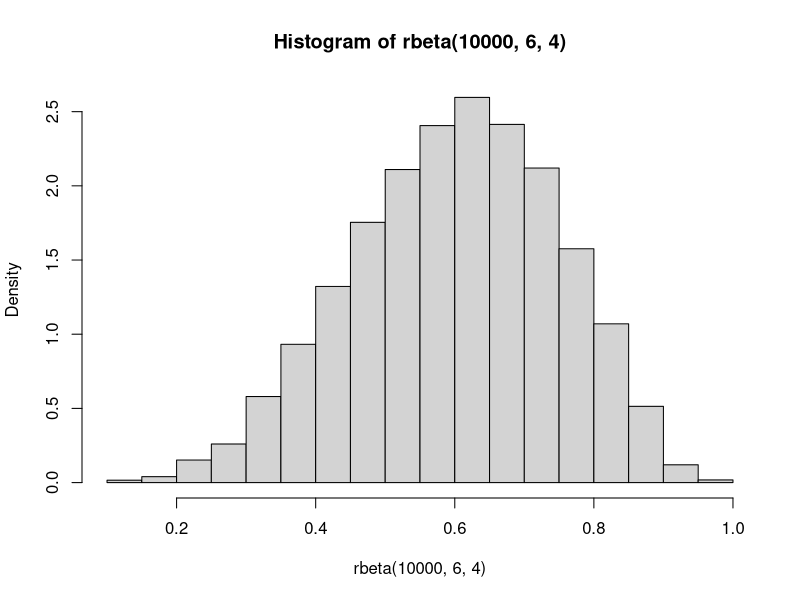
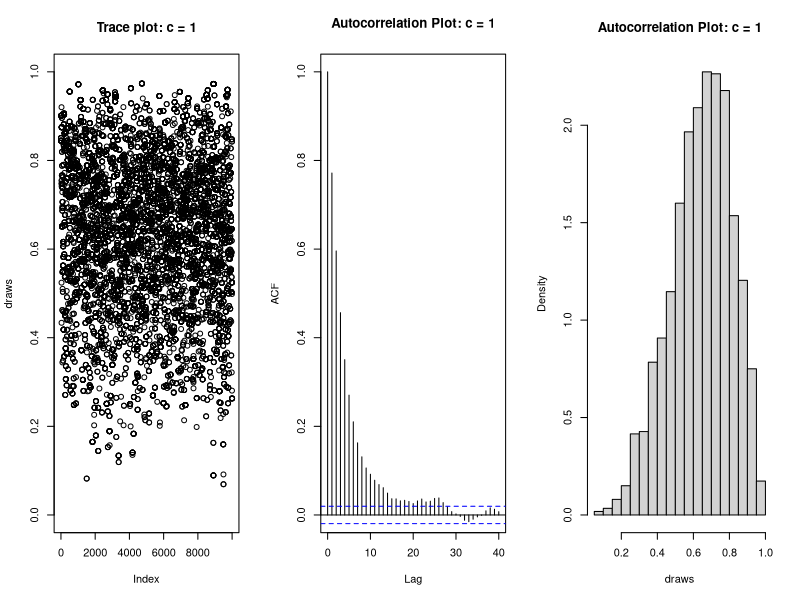
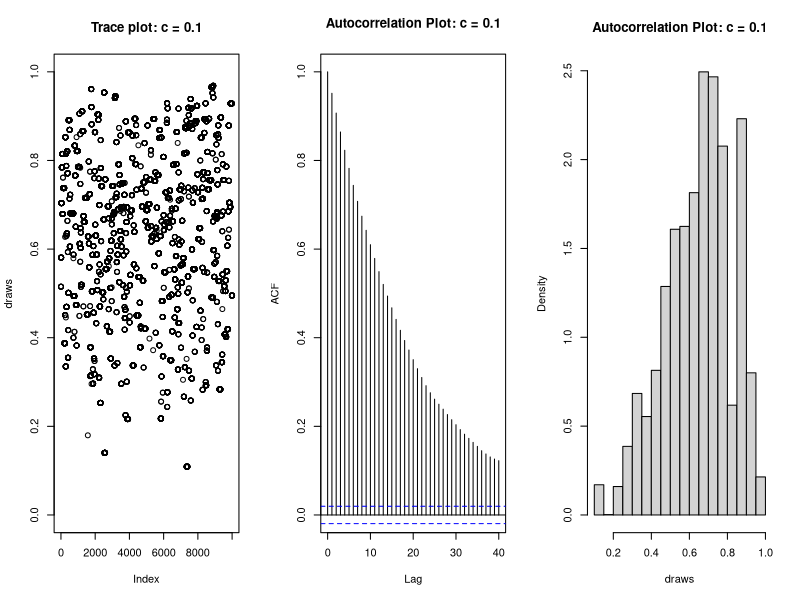
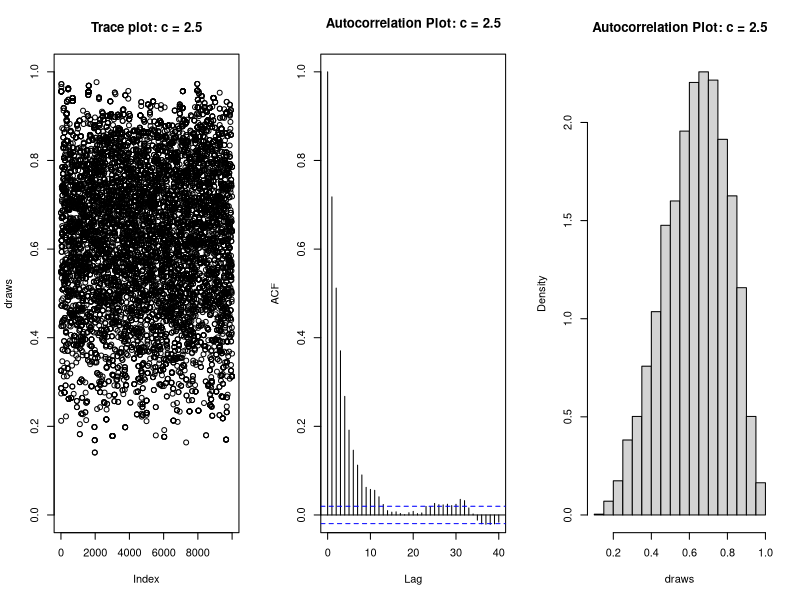
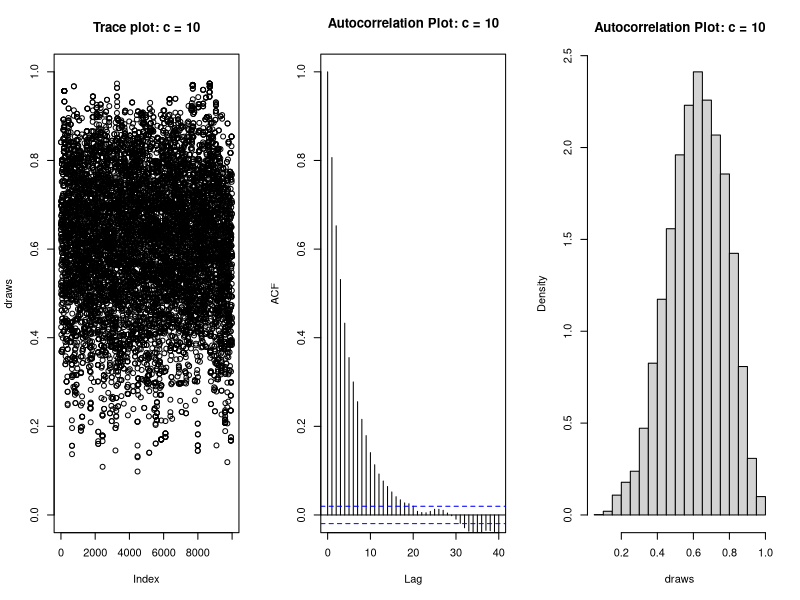
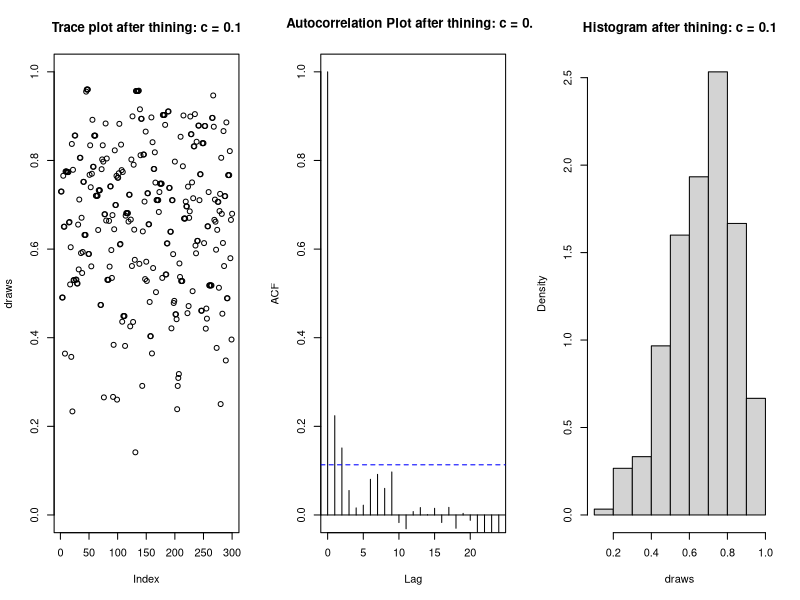
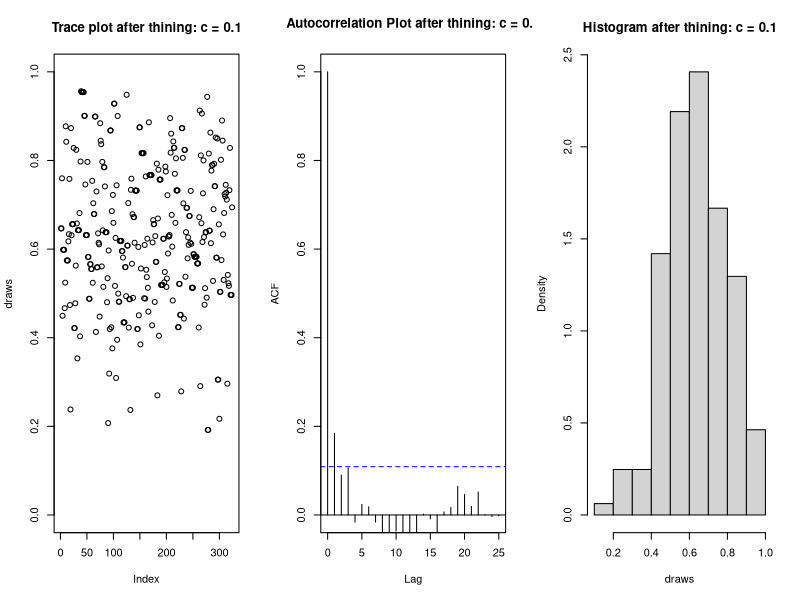
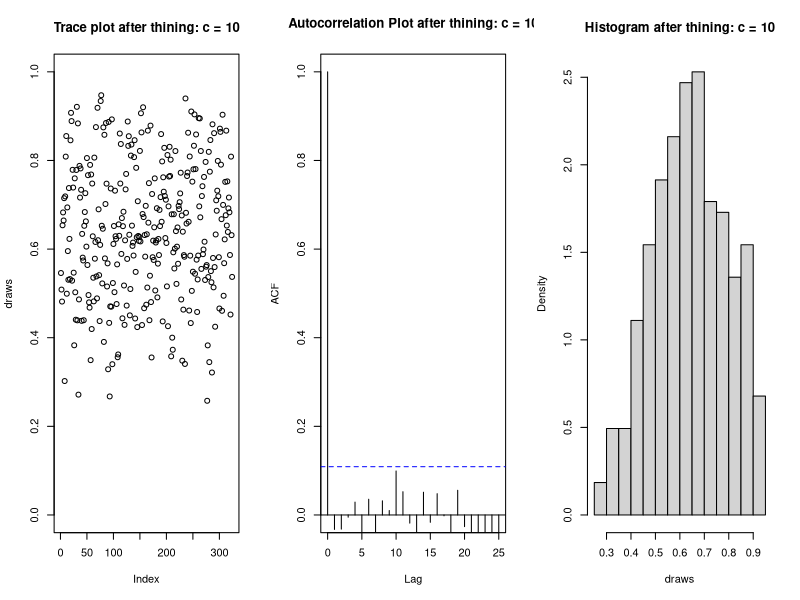

Generate these figures, in order, with R:
## ---- chunk 1
set.seed(730)
mh.beta <- function(c,n.sims) {
  x.update <- function(x.cur,c) {
    # choosing candidate
    x.can <- rbeta(1, c*x.cur, c*(1-x.cur))
    # likelihood(Whether I should use d or p)
    a1 <- dbeta(x.can, 6,4)/dbeta(x.cur,6,4)
    # jumping distribution
    a2_num <- dbeta(x.cur, c*x.cur, c*(1-x.cur))
    a2_den <- dbeta(x.can, c*x.can, c*(1-x.can))
    a2 <- a2_num / a2_den
    # adjusted acceptance probability
    accept.prob <- (a2 * (dbeta(x.can,6,4)/dbeta(x.cur,6,4)))
    if (runif(1) <= accept.prob) x.cur=x.can
    else x.cur
    return(x.cur)
  }
  draws <- c()
  x.cur <- runif(1)
  for (i in 1:n.sims) {
    draws[i] <- x.cur
    x.cur <- x.update(x.cur,c)
  }
  #draws <-draws[seq((burnIn+1),n.sims,by=30)]
  par(mfrow=c(1,3))
  plot(draws,ylim=c(0,1),main = paste("Trace plot: c = ", c, sep=""))
  acf(draws,ylim=c(0,1),main= paste("Autocorrelation Plot: c = ", c, sep=""))
  hist(draws, main=paste("Autocorrelation Plot: c = ", c, sep=""),freq=FALSE)
  comp <- ks.test(draws[!duplicated(draws)], "pbeta",6,4)
  print (comp)
  return()
}
## ---- chunk 2
hist(rbeta(10000,6,4),freq=FALSE)
mh.beta(1,10000)
## ---- chunk 3
mh.beta(0.1,10000)
mh.beta(2.5,10000)
mh.beta(10,10000) 
## ---- chunk 4
thinmh.beta <- function(c,n.sims,burnIn) {
  x.update <- function(x.cur,c) {
    # choosing candidate
    x.can <- rbeta(1, c*x.cur, c*(1-x.cur))
    a1 <- dbeta(x.can, 6,4)/dbeta(x.cur,6,4)
    # jumping distribution
    a2_num <- dbeta(x.cur, c*x.cur, c*(1-x.cur))
    a2_den <- dbeta(x.can, c*x.can, c*(1-x.can))
    a2 <- a2_num / a2_den
    # adjusted acceptance probability
    accept.prob <- (a2 * (dbeta(x.can,6,4)/dbeta(x.cur,6,4)))
    if (runif(1) <= accept.prob) x.cur=x.can
    else x.cur
    return(x.cur)
  }
  draws <- c()
  x.cur <- runif(1)
  for (i in 1:n.sims) {
    draws[i] <- x.cur
    x.cur <- x.update(x.cur,c)
  }
  # Add an line of thining and burnIn.
  draws <-draws[seq((burnIn+1),n.sims,by=30)]
  par(mfrow=c(1,3))
  plot(draws,ylim=c(0,1),main = paste("Trace plot after thining: c = ", c, sep=""))
  acf(draws,ylim=c(0,1),main= paste("Autocorrelation Plot after thining: c = ", c, sep=""))
  hist(draws, main=paste("Histogram after thining: c = ", c, sep=""),freq=FALSE)
  comp <- ks.test(draws[!duplicated(draws)], "pbeta",6,4)
  print (comp)
  return()
}
## ---- chunk 5
thinmh.beta(0.1,10000,1000)
thinmh.beta(0.1,10000,300)
thinmh.beta(10,10000,300)
thinmh.beta(10,10000,100)
